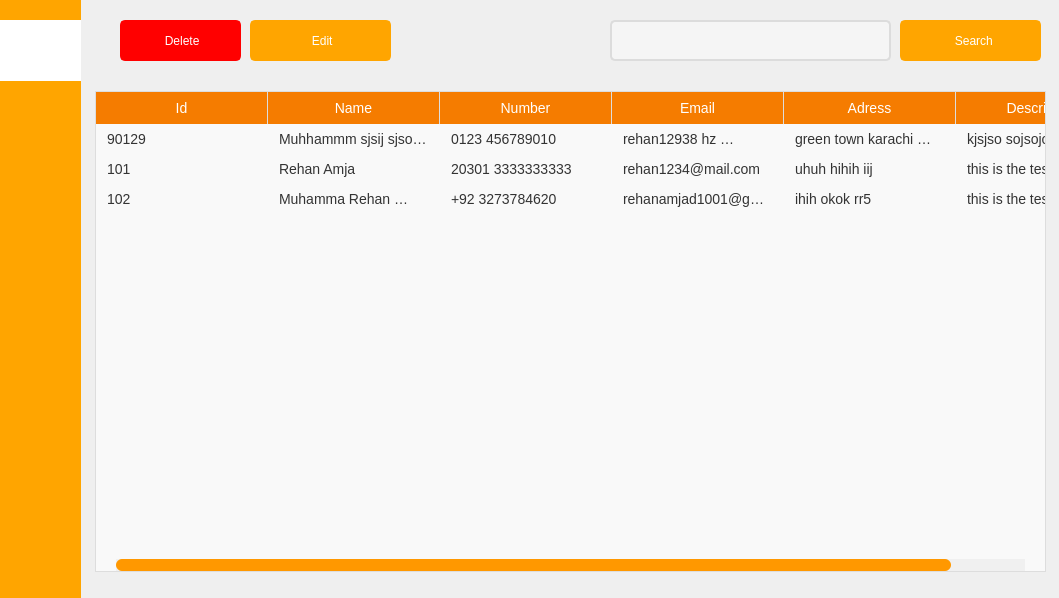
<?xml version="1.0" encoding="UTF-8"?>
<ui version="4.0">
 <class>MainWin</class>
 <widget class="QMainWindow" name="MainWin">
  <property name="geometry">
   <rect>
    <x>0</x>
    <y>0</y>
    <width>1059</width>
    <height>598</height>
   </rect>
  </property>
  <property name="windowTitle">
   <string>MainWindow</string>
  </property>
  <widget class="QWidget" name="centralwidget">
   <widget class="QWidget" name="widget" native="true">
    <property name="geometry">
     <rect>
      <x>0</x>
      <y>0</y>
      <width>81</width>
      <height>603</height>
     </rect>
    </property>
    <property name="styleSheet">
     <string notr="true">background-color: orange;</string>
    </property>
    <widget class="QPushButton" name="toAddContactBtn">
     <property name="geometry">
      <rect>
       <x>0</x>
       <y>90</y>
       <width>81</width>
       <height>61</height>
      </rect>
     </property>
     <property name="styleSheet">
      <string notr="true">image: url(:/asserts/add-user.png);
background-color: orange;
border: none;
padding:15px;</string>
     </property>
     <property name="text">
      <string/>
     </property>
    </widget>
    <widget class="QPushButton" name="toAllContactBtn">
     <property name="geometry">
      <rect>
       <x>0</x>
       <y>20</y>
       <width>81</width>
       <height>61</height>
      </rect>
     </property>
     <property name="styleSheet">
      <string notr="true">image: url(:/asserts/contact-list.png);
background-color: rgb(255, 255, 255);
border: none;
padding:15px;</string>
     </property>
     <property name="text">
      <string/>
     </property>
    </widget>
    <widget class="QPushButton" name="toSettingBtn">
     <property name="geometry">
      <rect>
       <x>0</x>
       <y>160</y>
       <width>81</width>
       <height>61</height>
      </rect>
     </property>
     <property name="styleSheet">
      <string notr="true">image: url(:/asserts/settings.png);
background-color: orange;
border: none;
padding:15px;</string>
     </property>
     <property name="text">
      <string/>
     </property>
    </widget>
   </widget>
   <widget class="QStackedWidget" name="stackedWidget">
    <property name="geometry">
     <rect>
      <x>80</x>
      <y>0</y>
      <width>981</width>
      <height>581</height>
     </rect>
    </property>
    <property name="currentIndex">
     <number>0</number>
    </property>
    <widget class="QWidget" name="page_5">
     <widget class="QPushButton" name="DeleteContactBtn">
      <property name="geometry">
       <rect>
        <x>40</x>
        <y>20</y>
        <width>121</width>
        <height>41</height>
       </rect>
      </property>
      <property name="cursor">
       <cursorShape>PointingHandCursor</cursorShape>
      </property>
      <property name="styleSheet">
       <string notr="true">QPushButton {
    color: white;
    border: 2px solid red;
	font: 700  12pt &quot;Segoe UI&quot;;
    border-radius: 5px;
    padding: 1px 20px;
    background-color: red;
}

QPushButton:hover {
    background-color: none;
    color: black;
}

QPushButton:pressed {
    background-color: #E59400;
    color: #FFD700;
}
</string>
      </property>
      <property name="text">
       <string> Delete</string>
      </property>
      <property name="icon">
       <iconset theme="QIcon::ThemeIcon::EditDelete"/>
      </property>
     </widget>
     <widget class="QPushButton" name="toEditBtn">
      <property name="geometry">
       <rect>
        <x>170</x>
        <y>20</y>
        <width>141</width>
        <height>41</height>
       </rect>
      </property>
      <property name="cursor">
       <cursorShape>PointingHandCursor</cursorShape>
      </property>
      <property name="styleSheet">
       <string notr="true">QPushButton {
    color: white;
    border: 2px solid orange;
	font: 700 italic 12pt &quot;Segoe UI&quot;;
    border-radius: 5px;
    padding: 1px 20px;
    background-color: #FFA500;
}

QPushButton:hover {
    background-color: none;
    color: black;
}

QPushButton:pressed {
    background-color: #E59400;
    color: #FFD700;
}
</string>
      </property>
      <property name="text">
       <string> Edit</string>
      </property>
      <property name="icon">
       <iconset theme="QIcon::ThemeIcon::MailMessageNew"/>
      </property>
     </widget>
     <widget class="QLineEdit" name="searchInput">
      <property name="geometry">
       <rect>
        <x>530</x>
        <y>20</y>
        <width>281</width>
        <height>41</height>
       </rect>
      </property>
      <property name="styleSheet">
       <string notr="true">QLineEdit {
    background-color: #f5f5f5;
    color: #333333;
    border: 2px solid #dcdcdc;
    border-radius: 5px;
    padding: 10px 15px;
    font-size: 14px;
    font-family: Arial, sans-serif;
}

QLineEdit:focus {
    border: 2px solid #ff7f00;
    background-color: #ffffff;
    color: #000000;
}

QLineEdit:hover {
    border: 2px solid #ffa500;
}

QLineEdit:disabled {
    background-color: #e0e0e0;
    border: 2px solid #cccccc;
    color: #a0a0a0;
}
</string>
      </property>
     </widget>
     <widget class="QPushButton" name="toEditBtn_2">
      <property name="geometry">
       <rect>
        <x>820</x>
        <y>20</y>
        <width>141</width>
        <height>41</height>
       </rect>
      </property>
      <property name="cursor">
       <cursorShape>PointingHandCursor</cursorShape>
      </property>
      <property name="styleSheet">
       <string notr="true">QPushButton {
    color: white;
    border: 2px solid orange;
	font: 700 italic 12pt &quot;Segoe UI&quot;;
    border-radius: 5px;
    padding: 1px 20px;
    background-color: #FFA500;
}

QPushButton:hover {
    background-color: none;
    color: black;
}

QPushButton:pressed {
    background-color: #E59400;
    color: #FFD700;
}
</string>
      </property>
      <property name="text">
       <string>  Search</string>
      </property>
      <property name="icon">
       <iconset theme="QIcon::ThemeIcon::EditFind"/>
      </property>
     </widget>
     <widget class="QTableWidget" name="tableWidget">
      <property name="enabled">
       <bool>true</bool>
      </property>
      <property name="geometry">
       <rect>
        <x>15</x>
        <y>91</y>
        <width>951</width>
        <height>481</height>
       </rect>
      </property>
      <property name="sizeIncrement">
       <size>
        <width>0</width>
        <height>0</height>
       </size>
      </property>
      <property name="styleSheet">
       <string notr="true">QTableWidget {
    background-color: #f9f9f9;
    border: 1px solid #ddd;
    gridline-color: #ccc;
    font-size: 14px;
    color: #333;
}

QTableWidget::item {
    padding: 8px;
    border: none;
}

QTableWidget::item:selected {
    background-color: #ffb74d;
    color: #fff;
}

QHeaderView::section {
    background-color: #f57c00;
    color: white;
    padding: 6px;
    font-size: 14px;
    border: none;
    border-right: 1px solid #ddd;
}

QTableCornerButton::section {
    background-color: #f57c00;
    border: none;
}



QScrollBar:horizontal {
    border: none;
    background: #f0f0f0;
    height: 12px;
    margin: 0px 20px 0px 20px;
}

QScrollBar::handle:horizontal {
    background: #ff9800;
    border-radius: 6px;
    min-width: 20px;
}

QScrollBar::add-line:horizontal {
    background: none;
    width: 20px;
    subcontrol-position: right;
    subcontrol-origin: margin;
}

QScrollBar::sub-line:horizontal {
    background: none;
    width: 20px;
    subcontrol-position: left;
    subcontrol-origin: margin;
}

QScrollBar:vertical {
    border: none;
    background: #f0f0f0;
    width: 12px;
    margin: 20px 0px 20px 0px;
}

QScrollBar::handle:vertical {
    background: #ff9800;
    border-radius: 6px;
    min-height: 20px;
}

QScrollBar::add-line:vertical {
    background: none;
    height: 20px;
    subcontrol-position: bottom;
    subcontrol-origin: margin;
}

QScrollBar::sub-line:vertical {
    background: none;
    height: 20px;
    subcontrol-position: top;
    subcontrol-origin: margin;
}

QScrollBar::up-arrow:vertical, QScrollBar::down-arrow:vertical {
    background: none;
}

QScrollBar::add-page:vertical, QScrollBar::sub-page:vertical,
QScrollBar::add-page:horizontal, QScrollBar::sub-page:horizontal {
    background: none;
}
</string>
      </property>
      <property name="selectionMode">
       <enum>QAbstractItemView::SelectionMode::SingleSelection</enum>
      </property>
      <property name="selectionBehavior">
       <enum>QAbstractItemView::SelectionBehavior::SelectRows</enum>
      </property>
      <property name="textElideMode">
       <enum>Qt::TextElideMode::ElideRight</enum>
      </property>
      <property name="verticalScrollMode">
       <enum>QAbstractItemView::ScrollMode::ScrollPerItem</enum>
      </property>
      <property name="horizontalScrollMode">
       <enum>QAbstractItemView::ScrollMode::ScrollPerPixel</enum>
      </property>
      <property name="showGrid">
       <bool>false</bool>
      </property>
      <property name="sortingEnabled">
       <bool>true</bool>
      </property>
      <property name="wordWrap">
       <bool>true</bool>
      </property>
      <property name="cornerButtonEnabled">
       <bool>false</bool>
      </property>
      <attribute name="horizontalHeaderMinimumSectionSize">
       <number>18</number>
      </attribute>
      <attribute name="horizontalHeaderDefaultSectionSize">
       <number>172</number>
      </attribute>
      <attribute name="horizontalHeaderStretchLastSection">
       <bool>true</bool>
      </attribute>
      <attribute name="verticalHeaderVisible">
       <bool>false</bool>
      </attribute>
      <attribute name="verticalHeaderCascadingSectionResizes">
       <bool>false</bool>
      </attribute>
      <row/>
      <row/>
      <row/>
      <column>
       <property name="text">
        <string>Id</string>
       </property>
       <property name="font">
        <font>
         <bold>true</bold>
        </font>
       </property>
      </column>
      <column>
       <property name="text">
        <string>Name</string>
       </property>
      </column>
      <column>
       <property name="text">
        <string>Number</string>
       </property>
      </column>
      <column>
       <property name="text">
        <string>Email</string>
       </property>
      </column>
      <column>
       <property name="text">
        <string>Adress</string>
       </property>
      </column>
      <column>
       <property name="text">
        <string>Description</string>
       </property>
       <property name="font">
        <font>
         <pointsize>9</pointsize>
         <stylestrategy>NoAntialias</stylestrategy>
        </font>
       </property>
      </column>
      <item row="0" column="0">
       <property name="text">
        <string>90129</string>
       </property>
      </item>
      <item row="0" column="1">
       <property name="text">
        <string>Muhhammm sjsij sjsojj osjosjs</string>
       </property>
      </item>
      <item row="0" column="2">
       <property name="text">
        <string>0123 456789010</string>
       </property>
      </item>
      <item row="0" column="3">
       <property name="text">
        <string>rehan12938 hz @gmail.comx</string>
       </property>
      </item>
      <item row="0" column="4">
       <property name="text">
        <string>green town karachi sharahe failsal town</string>
       </property>
      </item>
      <item row="0" column="5">
       <property name="text">
        <string>kjsjso sojsojos sososkokso osoksok sokoks skokso oskksp spkpks </string>
       </property>
      </item>
      <item row="1" column="0">
       <property name="text">
        <string>101</string>
       </property>
      </item>
      <item row="1" column="1">
       <property name="text">
        <string>Rehan Amja</string>
       </property>
      </item>
      <item row="1" column="2">
       <property name="text">
        <string>20301 3333333333</string>
       </property>
      </item>
      <item row="1" column="3">
       <property name="text">
        <string>rehan1234@mail.com</string>
       </property>
      </item>
      <item row="1" column="4">
       <property name="text">
        <string>uhuh hihih iij</string>
       </property>
      </item>
      <item row="1" column="5">
       <property name="text">
        <string>this is the test case</string>
       </property>
      </item>
      <item row="2" column="0">
       <property name="text">
        <string>102</string>
       </property>
      </item>
      <item row="2" column="1">
       <property name="text">
        <string>Muhamma Rehan Amjad</string>
       </property>
      </item>
      <item row="2" column="2">
       <property name="text">
        <string>+92 3273784620</string>
       </property>
      </item>
      <item row="2" column="3">
       <property name="text">
        <string>rehanamjad1001@gmail.com</string>
       </property>
      </item>
      <item row="2" column="4">
       <property name="text">
        <string>ihih okok rr5</string>
       </property>
      </item>
      <item row="2" column="5">
       <property name="text">
        <string>this is the test case two</string>
       </property>
      </item>
     </widget>
    </widget>
    <widget class="QWidget" name="page_6">
     <widget class="QLabel" name="label_34">
      <property name="geometry">
       <rect>
        <x>60</x>
        <y>30</y>
        <width>369</width>
        <height>41</height>
       </rect>
      </property>
      <property name="styleSheet">
       <string notr="true">color: rgb(244, 142, 0);
font: italic 36pt &quot;Brush Script MT&quot;;
text-decoration: underline;




</string>
      </property>
      <property name="text">
       <string>Add Contact</string>
      </property>
     </widget>
     <widget class="QLineEdit" name="addContactInputAddress">
      <property name="geometry">
       <rect>
        <x>520</x>
        <y>270</y>
        <width>281</width>
        <height>41</height>
       </rect>
      </property>
      <property name="styleSheet">
       <string notr="true">QLineEdit {
    background-color: #f5f5f5;
    color: #333333;
    border: 2px solid #dcdcdc;
    border-radius: 5px;
    padding: 10px 15px;
    font-size: 14px;
    font-family: Arial, sans-serif;
}

QLineEdit:focus {
    border: 2px solid #ff7f00;
    background-color: #ffffff;
    color: #000000;
}

QLineEdit:hover {
    border: 2px solid #ffa500;
}

QLineEdit:disabled {
    background-color: #e0e0e0;
    border: 2px solid #cccccc;
    color: #a0a0a0;
}
</string>
      </property>
      <property name="text">
       <string/>
      </property>
     </widget>
     <widget class="QLineEdit" name="addContactInputPhone">
      <property name="geometry">
       <rect>
        <x>520</x>
        <y>180</y>
        <width>281</width>
        <height>41</height>
       </rect>
      </property>
      <property name="styleSheet">
       <string notr="true">QLineEdit {
    background-color: #f5f5f5;
    color: #333333;
    border: 2px solid #dcdcdc;
    border-radius: 5px;
    padding: 10px 15px;
    font-size: 14px;
    font-family: Arial, sans-serif;
}

QLineEdit:focus {
    border: 2px solid #ff7f00;
    background-color: #ffffff;
    color: #000000;
}

QLineEdit:hover {
    border: 2px solid #ffa500;
}

QLineEdit:disabled {
    background-color: #e0e0e0;
    border: 2px solid #cccccc;
    color: #a0a0a0;
}
</string>
      </property>
      <property name="text">
       <string/>
      </property>
     </widget>
     <widget class="QPushButton" name="addContactBtn">
      <property name="geometry">
       <rect>
        <x>520</x>
        <y>440</y>
        <width>281</width>
        <height>41</height>
       </rect>
      </property>
      <property name="cursor">
       <cursorShape>PointingHandCursor</cursorShape>
      </property>
      <property name="styleSheet">
       <string notr="true">QPushButton {
    color: white;
    
	font: 700 12pt &quot;Segoe UI&quot;;
    border: 2px solid orange;
    border-radius: 5px;
    padding: 1px 20px;
    background-color: #FFA500;
}

QPushButton:hover {
    background-color: none;
    color: black;
}

QPushButton:pressed {
    background-color: #E59400;
    color: #FFD700;
}
</string>
      </property>
      <property name="text">
       <string>Add Contact</string>
      </property>
     </widget>
     <widget class="QLabel" name="label_25">
      <property name="geometry">
       <rect>
        <x>520</x>
        <y>240</y>
        <width>81</width>
        <height>21</height>
       </rect>
      </property>
      <property name="styleSheet">
       <string notr="true">font: 12pt &quot;Segoe UI&quot;;</string>
      </property>
      <property name="text">
       <string>Address</string>
      </property>
     </widget>
     <widget class="QLineEdit" name="addContactInputDescription">
      <property name="geometry">
       <rect>
        <x>160</x>
        <y>360</y>
        <width>641</width>
        <height>41</height>
       </rect>
      </property>
      <property name="styleSheet">
       <string notr="true">QLineEdit {
    background-color: #f5f5f5;
    color: #333333;
    border: 2px solid #dcdcdc;
    border-radius: 5px;
    padding: 10px 15px;
    font-size: 14px;
    font-family: Arial, sans-serif;
}

QLineEdit:focus {
    border: 2px solid #ff7f00;
    background-color: #ffffff;
    color: #000000;
}

QLineEdit:hover {
    border: 2px solid #ffa500;
}

QLineEdit:disabled {
    background-color: #e0e0e0;
    border: 2px solid #cccccc;
    color: #a0a0a0;
}
</string>
      </property>
      <property name="text">
       <string/>
      </property>
     </widget>
     <widget class="QLabel" name="label_35">
      <property name="geometry">
       <rect>
        <x>160</x>
        <y>330</y>
        <width>81</width>
        <height>21</height>
       </rect>
      </property>
      <property name="styleSheet">
       <string notr="true">font: 12pt &quot;Segoe UI&quot;;</string>
      </property>
      <property name="text">
       <string>Description</string>
      </property>
     </widget>
     <widget class="QLabel" name="label_36">
      <property name="geometry">
       <rect>
        <x>520</x>
        <y>150</y>
        <width>81</width>
        <height>21</height>
       </rect>
      </property>
      <property name="styleSheet">
       <string notr="true">font: 12pt &quot;Segoe UI&quot;;</string>
      </property>
      <property name="text">
       <string>Phone</string>
      </property>
     </widget>
     <widget class="QLineEdit" name="addContactInputName">
      <property name="geometry">
       <rect>
        <x>160</x>
        <y>180</y>
        <width>281</width>
        <height>41</height>
       </rect>
      </property>
      <property name="styleSheet">
       <string notr="true">QLineEdit {
    background-color: #f5f5f5;
    color: #333333;
    border: 2px solid #dcdcdc;
    border-radius: 5px;
    padding: 10px 15px;
    font-size: 14px;
    font-family: Arial, sans-serif;
}

QLineEdit:focus {
    border: 2px solid #ff7f00;
    background-color: #ffffff;
    color: #000000;
}

QLineEdit:hover {
    border: 2px solid #ffa500;
}

QLineEdit:disabled {
    background-color: #e0e0e0;
    border: 2px solid #cccccc;
    color: #a0a0a0;
}
</string>
      </property>
      <property name="text">
       <string/>
      </property>
     </widget>
     <widget class="QLabel" name="label_37">
      <property name="geometry">
       <rect>
        <x>160</x>
        <y>150</y>
        <width>81</width>
        <height>21</height>
       </rect>
      </property>
      <property name="styleSheet">
       <string notr="true">font: 12pt &quot;Segoe UI&quot;;</string>
      </property>
      <property name="text">
       <string>Name</string>
      </property>
     </widget>
     <widget class="QLineEdit" name="addContactInputEmail">
      <property name="geometry">
       <rect>
        <x>160</x>
        <y>270</y>
        <width>281</width>
        <height>41</height>
       </rect>
      </property>
      <property name="styleSheet">
       <string notr="true">QLineEdit {
    background-color: #f5f5f5;
    color: #333333;
    border: 2px solid #dcdcdc;
    border-radius: 5px;
    padding: 10px 15px;
    font-size: 14px;
    font-family: Arial, sans-serif;
}

QLineEdit:focus {
    border: 2px solid #ff7f00;
    background-color: #ffffff;
    color: #000000;
}

QLineEdit:hover {
    border: 2px solid #ffa500;
}

QLineEdit:disabled {
    background-color: #e0e0e0;
    border: 2px solid #cccccc;
    color: #a0a0a0;
}
</string>
      </property>
      <property name="text">
       <string/>
      </property>
     </widget>
     <widget class="QLabel" name="label_38">
      <property name="geometry">
       <rect>
        <x>160</x>
        <y>240</y>
        <width>81</width>
        <height>21</height>
       </rect>
      </property>
      <property name="styleSheet">
       <string notr="true">font: 12pt &quot;Segoe UI&quot;;</string>
      </property>
      <property name="text">
       <string>Email</string>
      </property>
     </widget>
    </widget>
    <widget class="QWidget" name="page_7">
     <widget class="QLineEdit" name="editContactInputPhone">
      <property name="geometry">
       <rect>
        <x>510</x>
        <y>180</y>
        <width>281</width>
        <height>41</height>
       </rect>
      </property>
      <property name="styleSheet">
       <string notr="true">QLineEdit {
    background-color: #f5f5f5;
    color: #333333;
    border: 2px solid #dcdcdc;
    border-radius: 5px;
    padding: 10px 15px;
    font-size: 14px;
    font-family: Arial, sans-serif;
}

QLineEdit:focus {
    border: 2px solid #ff7f00;
    background-color: #ffffff;
    color: #000000;
}

QLineEdit:hover {
    border: 2px solid #ffa500;
}

QLineEdit:disabled {
    background-color: #e0e0e0;
    border: 2px solid #cccccc;
    color: #a0a0a0;
}
</string>
      </property>
     </widget>
     <widget class="QLabel" name="label_24">
      <property name="geometry">
       <rect>
        <x>510</x>
        <y>240</y>
        <width>81</width>
        <height>21</height>
       </rect>
      </property>
      <property name="styleSheet">
       <string notr="true">font: 12pt &quot;Segoe UI&quot;;</string>
      </property>
      <property name="text">
       <string>Address</string>
      </property>
     </widget>
     <widget class="QLabel" name="label_29">
      <property name="geometry">
       <rect>
        <x>150</x>
        <y>330</y>
        <width>81</width>
        <height>21</height>
       </rect>
      </property>
      <property name="styleSheet">
       <string notr="true">font: 12pt &quot;Segoe UI&quot;;</string>
      </property>
      <property name="text">
       <string>Description</string>
      </property>
     </widget>
     <widget class="QLabel" name="label_30">
      <property name="geometry">
       <rect>
        <x>150</x>
        <y>240</y>
        <width>81</width>
        <height>21</height>
       </rect>
      </property>
      <property name="styleSheet">
       <string notr="true">font: 12pt &quot;Segoe UI&quot;;</string>
      </property>
      <property name="text">
       <string>Email</string>
      </property>
     </widget>
     <widget class="QPushButton" name="editContactBtn">
      <property name="geometry">
       <rect>
        <x>510</x>
        <y>440</y>
        <width>281</width>
        <height>41</height>
       </rect>
      </property>
      <property name="cursor">
       <cursorShape>PointingHandCursor</cursorShape>
      </property>
      <property name="styleSheet">
       <string notr="true">QPushButton {
    color: white;
    
	font: 700 12pt &quot;Segoe UI&quot;;
    border: 2px solid orange;
    border-radius: 5px;
    padding: 1px 20px;
    background-color: #FFA500;
}

QPushButton:hover {
    background-color: none;
    color: black;
}

QPushButton:pressed {
    background-color: #E59400;
    color: #FFD700;
}
</string>
      </property>
      <property name="text">
       <string>Edit Contact</string>
      </property>
     </widget>
     <widget class="QLineEdit" name="editContactInputName">
      <property name="geometry">
       <rect>
        <x>150</x>
        <y>180</y>
        <width>281</width>
        <height>41</height>
       </rect>
      </property>
      <property name="styleSheet">
       <string notr="true">QLineEdit {
    background-color: #f5f5f5;
    color: #333333;
    border: 2px solid #dcdcdc;
    border-radius: 5px;
    padding: 10px 15px;
    font-size: 14px;
    font-family: Arial, sans-serif;
}

QLineEdit:focus {
    border: 2px solid #ff7f00;
    background-color: #ffffff;
    color: #000000;
}

QLineEdit:hover {
    border: 2px solid #ffa500;
}

QLineEdit:disabled {
    background-color: #e0e0e0;
    border: 2px solid #cccccc;
    color: #a0a0a0;
}
</string>
      </property>
     </widget>
     <widget class="QLabel" name="label_31">
      <property name="geometry">
       <rect>
        <x>150</x>
        <y>150</y>
        <width>81</width>
        <height>21</height>
       </rect>
      </property>
      <property name="styleSheet">
       <string notr="true">font: 12pt &quot;Segoe UI&quot;;</string>
      </property>
      <property name="text">
       <string>Name</string>
      </property>
     </widget>
     <widget class="QLabel" name="label_32">
      <property name="geometry">
       <rect>
        <x>510</x>
        <y>150</y>
        <width>81</width>
        <height>21</height>
       </rect>
      </property>
      <property name="styleSheet">
       <string notr="true">font: 12pt &quot;Segoe UI&quot;;</string>
      </property>
      <property name="text">
       <string>Phone</string>
      </property>
     </widget>
     <widget class="QLineEdit" name="editContactInputAddress">
      <property name="geometry">
       <rect>
        <x>510</x>
        <y>270</y>
        <width>281</width>
        <height>41</height>
       </rect>
      </property>
      <property name="styleSheet">
       <string notr="true">QLineEdit {
    background-color: #f5f5f5;
    color: #333333;
    border: 2px solid #dcdcdc;
    border-radius: 5px;
    padding: 10px 15px;
    font-size: 14px;
    font-family: Arial, sans-serif;
}

QLineEdit:focus {
    border: 2px solid #ff7f00;
    background-color: #ffffff;
    color: #000000;
}

QLineEdit:hover {
    border: 2px solid #ffa500;
}

QLineEdit:disabled {
    background-color: #e0e0e0;
    border: 2px solid #cccccc;
    color: #a0a0a0;
}
</string>
      </property>
     </widget>
     <widget class="QLineEdit" name="editContactInputEmail">
      <property name="geometry">
       <rect>
        <x>150</x>
        <y>270</y>
        <width>281</width>
        <height>41</height>
       </rect>
      </property>
      <property name="styleSheet">
       <string notr="true">QLineEdit {
    background-color: #f5f5f5;
    color: #333333;
    border: 2px solid #dcdcdc;
    border-radius: 5px;
    padding: 10px 15px;
    font-size: 14px;
    font-family: Arial, sans-serif;
}

QLineEdit:focus {
    border: 2px solid #ff7f00;
    background-color: #ffffff;
    color: #000000;
}

QLineEdit:hover {
    border: 2px solid #ffa500;
}

QLineEdit:disabled {
    background-color: #e0e0e0;
    border: 2px solid #cccccc;
    color: #a0a0a0;
}
</string>
      </property>
     </widget>
     <widget class="QLineEdit" name="editContactInputDescription">
      <property name="geometry">
       <rect>
        <x>150</x>
        <y>360</y>
        <width>641</width>
        <height>41</height>
       </rect>
      </property>
      <property name="styleSheet">
       <string notr="true">QLineEdit {
    background-color: #f5f5f5;
    color: #333333;
    border: 2px solid #dcdcdc;
    border-radius: 5px;
    padding: 10px 15px;
    font-size: 14px;
    font-family: Arial, sans-serif;
}

QLineEdit:focus {
    border: 2px solid #ff7f00;
    background-color: #ffffff;
    color: #000000;
}

QLineEdit:hover {
    border: 2px solid #ffa500;
}

QLineEdit:disabled {
    background-color: #e0e0e0;
    border: 2px solid #cccccc;
    color: #a0a0a0;
}
</string>
      </property>
     </widget>
     <widget class="QLabel" name="label_33">
      <property name="geometry">
       <rect>
        <x>50</x>
        <y>30</y>
        <width>369</width>
        <height>41</height>
       </rect>
      </property>
      <property name="styleSheet">
       <string notr="true">color: rgb(244, 142, 0);
font: italic 36pt &quot;Brush Script MT&quot;;
text-decoration: underline;




</string>
      </property>
      <property name="text">
       <string>Edit Contact</string>
      </property>
     </widget>
    </widget>
   </widget>
  </widget>
  <widget class="QMenuBar" name="menubar">
   <property name="geometry">
    <rect>
     <x>0</x>
     <y>0</y>
     <width>1059</width>
     <height>21</height>
    </rect>
   </property>
  </widget>
 </widget>
 <resources/>
 <connections/>
</ui>
